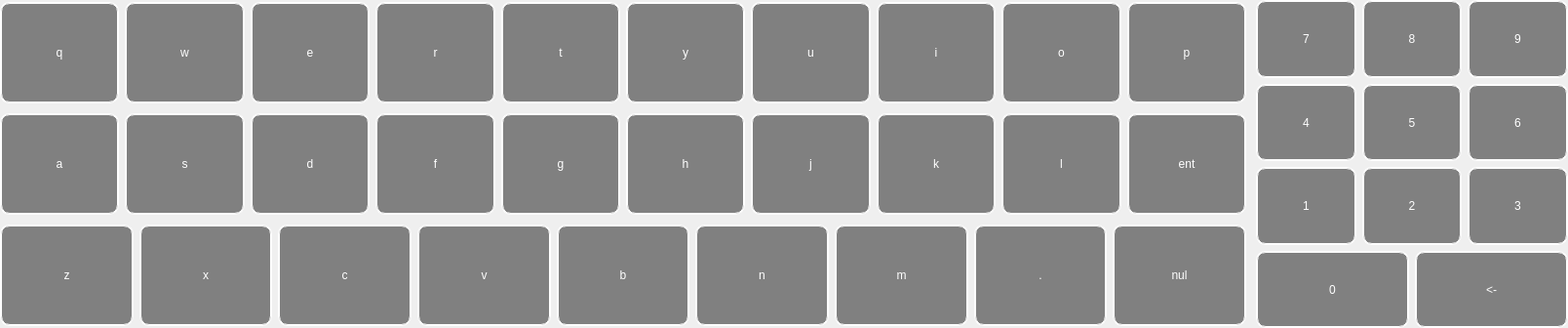
<?xml version="1.0" encoding="UTF-8"?>
<ui version="4.0">
 <class>RbVirtualKeyboard</class>
 <widget class="QWidget" name="RbVirtualKeyboard">
  <property name="geometry">
   <rect>
    <x>0</x>
    <y>0</y>
    <width>1608</width>
    <height>336</height>
   </rect>
  </property>
  <property name="windowTitle">
   <string>SimLaparo</string>
  </property>
  <property name="styleSheet">
   <string notr="true">QToolButton
{
border:2px groove white;
border-radius:10px;
background-color:gray;
color:white;
font-size:70px &quot;Adobe 黑体 Std R&quot;;
}

QToolButton:hover
,QToolButton:pressed
{
border-width:8px;
}

QLineEdit
{
font-size:25px;color:rgb(0,0,0);
border:2px solid rgb(155,200,33);
border-radius:10px;
}
</string>
  </property>
  <layout class="QHBoxLayout" name="horizontalLayout_5" stretch="4,1">
   <property name="spacing">
    <number>10</number>
   </property>
   <property name="leftMargin">
    <number>0</number>
   </property>
   <property name="topMargin">
    <number>0</number>
   </property>
   <property name="rightMargin">
    <number>0</number>
   </property>
   <property name="bottomMargin">
    <number>0</number>
   </property>
   <item>
    <widget class="QFrame" name="frame">
     <layout class="QGridLayout" name="gridLayout">
      <property name="leftMargin">
       <number>0</number>
      </property>
      <property name="topMargin">
       <number>0</number>
      </property>
      <property name="rightMargin">
       <number>0</number>
      </property>
      <property name="bottomMargin">
       <number>0</number>
      </property>
      <property name="horizontalSpacing">
       <number>6</number>
      </property>
      <item row="0" column="0">
       <layout class="QHBoxLayout" name="horizontalLayout_2">
        <item>
         <widget class="QFrame" name="frame_2">
          <layout class="QHBoxLayout" name="horizontalLayout_10">
           <property name="leftMargin">
            <number>0</number>
           </property>
           <property name="topMargin">
            <number>2</number>
           </property>
           <property name="rightMargin">
            <number>0</number>
           </property>
           <property name="bottomMargin">
            <number>2</number>
           </property>
           <item>
            <widget class="QToolButton" name="toolButton_q">
             <property name="sizePolicy">
              <sizepolicy hsizetype="Expanding" vsizetype="Expanding">
               <horstretch>0</horstretch>
               <verstretch>0</verstretch>
              </sizepolicy>
             </property>
             <property name="minimumSize">
              <size>
               <width>0</width>
               <height>0</height>
              </size>
             </property>
             <property name="maximumSize">
              <size>
               <width>16777215</width>
               <height>16777215</height>
              </size>
             </property>
             <property name="text">
              <string>q</string>
             </property>
            </widget>
           </item>
           <item>
            <widget class="QToolButton" name="toolButton_w">
             <property name="sizePolicy">
              <sizepolicy hsizetype="Expanding" vsizetype="Expanding">
               <horstretch>0</horstretch>
               <verstretch>0</verstretch>
              </sizepolicy>
             </property>
             <property name="minimumSize">
              <size>
               <width>0</width>
               <height>0</height>
              </size>
             </property>
             <property name="maximumSize">
              <size>
               <width>16777215</width>
               <height>16777215</height>
              </size>
             </property>
             <property name="text">
              <string>w</string>
             </property>
            </widget>
           </item>
           <item>
            <widget class="QToolButton" name="toolButton_e">
             <property name="sizePolicy">
              <sizepolicy hsizetype="Expanding" vsizetype="Expanding">
               <horstretch>0</horstretch>
               <verstretch>0</verstretch>
              </sizepolicy>
             </property>
             <property name="minimumSize">
              <size>
               <width>0</width>
               <height>0</height>
              </size>
             </property>
             <property name="maximumSize">
              <size>
               <width>16777215</width>
               <height>16777215</height>
              </size>
             </property>
             <property name="text">
              <string>e</string>
             </property>
            </widget>
           </item>
           <item>
            <widget class="QToolButton" name="toolButton_r">
             <property name="sizePolicy">
              <sizepolicy hsizetype="Expanding" vsizetype="Expanding">
               <horstretch>0</horstretch>
               <verstretch>0</verstretch>
              </sizepolicy>
             </property>
             <property name="minimumSize">
              <size>
               <width>0</width>
               <height>0</height>
              </size>
             </property>
             <property name="maximumSize">
              <size>
               <width>16777215</width>
               <height>16777215</height>
              </size>
             </property>
             <property name="text">
              <string>r</string>
             </property>
            </widget>
           </item>
           <item>
            <widget class="QToolButton" name="toolButton_t">
             <property name="sizePolicy">
              <sizepolicy hsizetype="Expanding" vsizetype="Expanding">
               <horstretch>0</horstretch>
               <verstretch>0</verstretch>
              </sizepolicy>
             </property>
             <property name="maximumSize">
              <size>
               <width>16777215</width>
               <height>16777215</height>
              </size>
             </property>
             <property name="text">
              <string>t</string>
             </property>
            </widget>
           </item>
           <item>
            <widget class="QToolButton" name="toolButton_y">
             <property name="sizePolicy">
              <sizepolicy hsizetype="Expanding" vsizetype="Expanding">
               <horstretch>0</horstretch>
               <verstretch>0</verstretch>
              </sizepolicy>
             </property>
             <property name="minimumSize">
              <size>
               <width>0</width>
               <height>0</height>
              </size>
             </property>
             <property name="maximumSize">
              <size>
               <width>16777215</width>
               <height>16777215</height>
              </size>
             </property>
             <property name="text">
              <string>y</string>
             </property>
            </widget>
           </item>
           <item>
            <widget class="QToolButton" name="toolButton_u">
             <property name="sizePolicy">
              <sizepolicy hsizetype="Expanding" vsizetype="Expanding">
               <horstretch>0</horstretch>
               <verstretch>0</verstretch>
              </sizepolicy>
             </property>
             <property name="minimumSize">
              <size>
               <width>0</width>
               <height>0</height>
              </size>
             </property>
             <property name="maximumSize">
              <size>
               <width>16777215</width>
               <height>16777215</height>
              </size>
             </property>
             <property name="text">
              <string>u</string>
             </property>
            </widget>
           </item>
           <item>
            <widget class="QToolButton" name="toolButton_i">
             <property name="sizePolicy">
              <sizepolicy hsizetype="Expanding" vsizetype="Expanding">
               <horstretch>0</horstretch>
               <verstretch>0</verstretch>
              </sizepolicy>
             </property>
             <property name="minimumSize">
              <size>
               <width>0</width>
               <height>0</height>
              </size>
             </property>
             <property name="maximumSize">
              <size>
               <width>16777215</width>
               <height>16777215</height>
              </size>
             </property>
             <property name="text">
              <string>i</string>
             </property>
            </widget>
           </item>
           <item>
            <widget class="QToolButton" name="toolButton_o">
             <property name="sizePolicy">
              <sizepolicy hsizetype="Expanding" vsizetype="Expanding">
               <horstretch>0</horstretch>
               <verstretch>0</verstretch>
              </sizepolicy>
             </property>
             <property name="minimumSize">
              <size>
               <width>0</width>
               <height>0</height>
              </size>
             </property>
             <property name="maximumSize">
              <size>
               <width>16777215</width>
               <height>16777215</height>
              </size>
             </property>
             <property name="text">
              <string>o</string>
             </property>
            </widget>
           </item>
           <item>
            <widget class="QToolButton" name="toolButton_p">
             <property name="sizePolicy">
              <sizepolicy hsizetype="Expanding" vsizetype="Expanding">
               <horstretch>0</horstretch>
               <verstretch>0</verstretch>
              </sizepolicy>
             </property>
             <property name="minimumSize">
              <size>
               <width>0</width>
               <height>0</height>
              </size>
             </property>
             <property name="maximumSize">
              <size>
               <width>16777215</width>
               <height>16777215</height>
              </size>
             </property>
             <property name="text">
              <string>p</string>
             </property>
            </widget>
           </item>
          </layout>
         </widget>
        </item>
       </layout>
      </item>
      <item row="1" column="0">
       <layout class="QHBoxLayout" name="horizontalLayout_3">
        <item>
         <widget class="QFrame" name="frame_3">
          <layout class="QHBoxLayout" name="horizontalLayout_11">
           <property name="leftMargin">
            <number>0</number>
           </property>
           <property name="topMargin">
            <number>2</number>
           </property>
           <property name="rightMargin">
            <number>0</number>
           </property>
           <property name="bottomMargin">
            <number>2</number>
           </property>
           <item>
            <widget class="QToolButton" name="toolButton_a">
             <property name="sizePolicy">
              <sizepolicy hsizetype="Expanding" vsizetype="Expanding">
               <horstretch>0</horstretch>
               <verstretch>0</verstretch>
              </sizepolicy>
             </property>
             <property name="minimumSize">
              <size>
               <width>0</width>
               <height>0</height>
              </size>
             </property>
             <property name="maximumSize">
              <size>
               <width>16777215</width>
               <height>16777215</height>
              </size>
             </property>
             <property name="text">
              <string>a</string>
             </property>
            </widget>
           </item>
           <item>
            <widget class="QToolButton" name="toolButton_s">
             <property name="sizePolicy">
              <sizepolicy hsizetype="Expanding" vsizetype="Expanding">
               <horstretch>0</horstretch>
               <verstretch>0</verstretch>
              </sizepolicy>
             </property>
             <property name="minimumSize">
              <size>
               <width>0</width>
               <height>0</height>
              </size>
             </property>
             <property name="maximumSize">
              <size>
               <width>16777215</width>
               <height>16777215</height>
              </size>
             </property>
             <property name="text">
              <string>s</string>
             </property>
            </widget>
           </item>
           <item>
            <widget class="QToolButton" name="toolButton_d">
             <property name="sizePolicy">
              <sizepolicy hsizetype="Expanding" vsizetype="Expanding">
               <horstretch>0</horstretch>
               <verstretch>0</verstretch>
              </sizepolicy>
             </property>
             <property name="maximumSize">
              <size>
               <width>16777215</width>
               <height>16777215</height>
              </size>
             </property>
             <property name="text">
              <string>d</string>
             </property>
            </widget>
           </item>
           <item>
            <widget class="QToolButton" name="toolButton_f">
             <property name="sizePolicy">
              <sizepolicy hsizetype="Expanding" vsizetype="Expanding">
               <horstretch>0</horstretch>
               <verstretch>0</verstretch>
              </sizepolicy>
             </property>
             <property name="minimumSize">
              <size>
               <width>0</width>
               <height>0</height>
              </size>
             </property>
             <property name="maximumSize">
              <size>
               <width>16777215</width>
               <height>16777215</height>
              </size>
             </property>
             <property name="text">
              <string>f</string>
             </property>
            </widget>
           </item>
           <item>
            <widget class="QToolButton" name="toolButton_g">
             <property name="sizePolicy">
              <sizepolicy hsizetype="Expanding" vsizetype="Expanding">
               <horstretch>0</horstretch>
               <verstretch>0</verstretch>
              </sizepolicy>
             </property>
             <property name="minimumSize">
              <size>
               <width>0</width>
               <height>0</height>
              </size>
             </property>
             <property name="maximumSize">
              <size>
               <width>16777215</width>
               <height>16777215</height>
              </size>
             </property>
             <property name="text">
              <string>g</string>
             </property>
            </widget>
           </item>
           <item>
            <widget class="QToolButton" name="toolButton_h">
             <property name="sizePolicy">
              <sizepolicy hsizetype="Expanding" vsizetype="Expanding">
               <horstretch>0</horstretch>
               <verstretch>0</verstretch>
              </sizepolicy>
             </property>
             <property name="minimumSize">
              <size>
               <width>0</width>
               <height>0</height>
              </size>
             </property>
             <property name="maximumSize">
              <size>
               <width>16777215</width>
               <height>16777215</height>
              </size>
             </property>
             <property name="text">
              <string>h</string>
             </property>
            </widget>
           </item>
           <item>
            <widget class="QToolButton" name="toolButton_j">
             <property name="sizePolicy">
              <sizepolicy hsizetype="Expanding" vsizetype="Expanding">
               <horstretch>0</horstretch>
               <verstretch>0</verstretch>
              </sizepolicy>
             </property>
             <property name="minimumSize">
              <size>
               <width>0</width>
               <height>0</height>
              </size>
             </property>
             <property name="maximumSize">
              <size>
               <width>16777215</width>
               <height>16777215</height>
              </size>
             </property>
             <property name="text">
              <string>j</string>
             </property>
            </widget>
           </item>
           <item>
            <widget class="QToolButton" name="toolButton_k">
             <property name="sizePolicy">
              <sizepolicy hsizetype="Expanding" vsizetype="Expanding">
               <horstretch>0</horstretch>
               <verstretch>0</verstretch>
              </sizepolicy>
             </property>
             <property name="minimumSize">
              <size>
               <width>0</width>
               <height>0</height>
              </size>
             </property>
             <property name="maximumSize">
              <size>
               <width>16777215</width>
               <height>16777215</height>
              </size>
             </property>
             <property name="text">
              <string>k</string>
             </property>
            </widget>
           </item>
           <item>
            <widget class="QToolButton" name="toolButton_l">
             <property name="sizePolicy">
              <sizepolicy hsizetype="Expanding" vsizetype="Expanding">
               <horstretch>0</horstretch>
               <verstretch>0</verstretch>
              </sizepolicy>
             </property>
             <property name="minimumSize">
              <size>
               <width>0</width>
               <height>0</height>
              </size>
             </property>
             <property name="maximumSize">
              <size>
               <width>16777215</width>
               <height>16777215</height>
              </size>
             </property>
             <property name="text">
              <string>l</string>
             </property>
            </widget>
           </item>
           <item>
            <widget class="QToolButton" name="toolButton_enter">
             <property name="sizePolicy">
              <sizepolicy hsizetype="Expanding" vsizetype="Expanding">
               <horstretch>0</horstretch>
               <verstretch>0</verstretch>
              </sizepolicy>
             </property>
             <property name="minimumSize">
              <size>
               <width>0</width>
               <height>0</height>
              </size>
             </property>
             <property name="maximumSize">
              <size>
               <width>16777215</width>
               <height>16777215</height>
              </size>
             </property>
             <property name="text">
              <string>ent</string>
             </property>
            </widget>
           </item>
          </layout>
         </widget>
        </item>
       </layout>
      </item>
      <item row="2" column="0">
       <layout class="QHBoxLayout" name="horizontalLayout_4">
        <item>
         <widget class="QFrame" name="frame_4">
          <layout class="QHBoxLayout" name="horizontalLayout_12">
           <property name="spacing">
            <number>6</number>
           </property>
           <property name="leftMargin">
            <number>0</number>
           </property>
           <property name="topMargin">
            <number>2</number>
           </property>
           <property name="rightMargin">
            <number>0</number>
           </property>
           <property name="bottomMargin">
            <number>2</number>
           </property>
           <item>
            <widget class="QToolButton" name="toolButton_z">
             <property name="sizePolicy">
              <sizepolicy hsizetype="Expanding" vsizetype="Expanding">
               <horstretch>0</horstretch>
               <verstretch>0</verstretch>
              </sizepolicy>
             </property>
             <property name="minimumSize">
              <size>
               <width>0</width>
               <height>0</height>
              </size>
             </property>
             <property name="maximumSize">
              <size>
               <width>16777215</width>
               <height>16777215</height>
              </size>
             </property>
             <property name="text">
              <string>z</string>
             </property>
            </widget>
           </item>
           <item>
            <widget class="QToolButton" name="toolButton_x">
             <property name="sizePolicy">
              <sizepolicy hsizetype="Expanding" vsizetype="Expanding">
               <horstretch>0</horstretch>
               <verstretch>0</verstretch>
              </sizepolicy>
             </property>
             <property name="minimumSize">
              <size>
               <width>0</width>
               <height>0</height>
              </size>
             </property>
             <property name="maximumSize">
              <size>
               <width>16777215</width>
               <height>16777215</height>
              </size>
             </property>
             <property name="text">
              <string>x</string>
             </property>
            </widget>
           </item>
           <item>
            <widget class="QToolButton" name="toolButton_c">
             <property name="sizePolicy">
              <sizepolicy hsizetype="Expanding" vsizetype="Expanding">
               <horstretch>0</horstretch>
               <verstretch>0</verstretch>
              </sizepolicy>
             </property>
             <property name="minimumSize">
              <size>
               <width>0</width>
               <height>0</height>
              </size>
             </property>
             <property name="maximumSize">
              <size>
               <width>16777215</width>
               <height>16777215</height>
              </size>
             </property>
             <property name="text">
              <string>c</string>
             </property>
            </widget>
           </item>
           <item>
            <widget class="QToolButton" name="toolButton_v">
             <property name="sizePolicy">
              <sizepolicy hsizetype="Expanding" vsizetype="Expanding">
               <horstretch>0</horstretch>
               <verstretch>0</verstretch>
              </sizepolicy>
             </property>
             <property name="minimumSize">
              <size>
               <width>0</width>
               <height>0</height>
              </size>
             </property>
             <property name="maximumSize">
              <size>
               <width>16777215</width>
               <height>16777215</height>
              </size>
             </property>
             <property name="text">
              <string>v</string>
             </property>
            </widget>
           </item>
           <item>
            <widget class="QToolButton" name="toolButton_b">
             <property name="sizePolicy">
              <sizepolicy hsizetype="Expanding" vsizetype="Expanding">
               <horstretch>0</horstretch>
               <verstretch>0</verstretch>
              </sizepolicy>
             </property>
             <property name="minimumSize">
              <size>
               <width>0</width>
               <height>0</height>
              </size>
             </property>
             <property name="maximumSize">
              <size>
               <width>16777215</width>
               <height>16777215</height>
              </size>
             </property>
             <property name="text">
              <string>b</string>
             </property>
            </widget>
           </item>
           <item>
            <widget class="QToolButton" name="toolButton_n">
             <property name="sizePolicy">
              <sizepolicy hsizetype="Expanding" vsizetype="Expanding">
               <horstretch>0</horstretch>
               <verstretch>0</verstretch>
              </sizepolicy>
             </property>
             <property name="minimumSize">
              <size>
               <width>0</width>
               <height>0</height>
              </size>
             </property>
             <property name="maximumSize">
              <size>
               <width>16777215</width>
               <height>16777215</height>
              </size>
             </property>
             <property name="text">
              <string>n</string>
             </property>
            </widget>
           </item>
           <item>
            <widget class="QToolButton" name="toolButton_m">
             <property name="sizePolicy">
              <sizepolicy hsizetype="Expanding" vsizetype="Expanding">
               <horstretch>0</horstretch>
               <verstretch>0</verstretch>
              </sizepolicy>
             </property>
             <property name="minimumSize">
              <size>
               <width>0</width>
               <height>0</height>
              </size>
             </property>
             <property name="maximumSize">
              <size>
               <width>16777215</width>
               <height>16777215</height>
              </size>
             </property>
             <property name="text">
              <string>m</string>
             </property>
            </widget>
           </item>
           <item>
            <widget class="QToolButton" name="toolButton_dot">
             <property name="sizePolicy">
              <sizepolicy hsizetype="Expanding" vsizetype="Expanding">
               <horstretch>0</horstretch>
               <verstretch>0</verstretch>
              </sizepolicy>
             </property>
             <property name="minimumSize">
              <size>
               <width>0</width>
               <height>0</height>
              </size>
             </property>
             <property name="maximumSize">
              <size>
               <width>16777215</width>
               <height>16777215</height>
              </size>
             </property>
             <property name="text">
              <string>.</string>
             </property>
            </widget>
           </item>
           <item>
            <widget class="QToolButton" name="toolButton_clear">
             <property name="sizePolicy">
              <sizepolicy hsizetype="Expanding" vsizetype="Expanding">
               <horstretch>0</horstretch>
               <verstretch>0</verstretch>
              </sizepolicy>
             </property>
             <property name="minimumSize">
              <size>
               <width>0</width>
               <height>0</height>
              </size>
             </property>
             <property name="maximumSize">
              <size>
               <width>16777215</width>
               <height>16777215</height>
              </size>
             </property>
             <property name="text">
              <string>nul</string>
             </property>
            </widget>
           </item>
          </layout>
         </widget>
        </item>
       </layout>
      </item>
     </layout>
    </widget>
   </item>
   <item>
    <widget class="QFrame" name="frame_5">
     <layout class="QGridLayout" name="gridLayout_2">
      <property name="leftMargin">
       <number>0</number>
      </property>
      <property name="topMargin">
       <number>0</number>
      </property>
      <property name="rightMargin">
       <number>0</number>
      </property>
      <property name="bottomMargin">
       <number>0</number>
      </property>
      <item row="0" column="0">
       <layout class="QVBoxLayout" name="verticalLayout">
        <item>
         <layout class="QHBoxLayout" name="horizontalLayout">
          <item>
           <widget class="QToolButton" name="toolButton_7">
            <property name="sizePolicy">
             <sizepolicy hsizetype="Expanding" vsizetype="Expanding">
              <horstretch>0</horstretch>
              <verstretch>0</verstretch>
             </sizepolicy>
            </property>
            <property name="minimumSize">
             <size>
              <width>0</width>
              <height>0</height>
             </size>
            </property>
            <property name="maximumSize">
             <size>
              <width>16777215</width>
              <height>16777215</height>
             </size>
            </property>
            <property name="text">
             <string>7</string>
            </property>
           </widget>
          </item>
          <item>
           <widget class="QToolButton" name="toolButton_8">
            <property name="sizePolicy">
             <sizepolicy hsizetype="Expanding" vsizetype="Expanding">
              <horstretch>0</horstretch>
              <verstretch>0</verstretch>
             </sizepolicy>
            </property>
            <property name="minimumSize">
             <size>
              <width>0</width>
              <height>0</height>
             </size>
            </property>
            <property name="maximumSize">
             <size>
              <width>16777215</width>
              <height>16777215</height>
             </size>
            </property>
            <property name="text">
             <string>8</string>
            </property>
           </widget>
          </item>
          <item>
           <widget class="QToolButton" name="toolButton_9">
            <property name="sizePolicy">
             <sizepolicy hsizetype="Expanding" vsizetype="Expanding">
              <horstretch>0</horstretch>
              <verstretch>0</verstretch>
             </sizepolicy>
            </property>
            <property name="minimumSize">
             <size>
              <width>0</width>
              <height>0</height>
             </size>
            </property>
            <property name="maximumSize">
             <size>
              <width>16777215</width>
              <height>16777215</height>
             </size>
            </property>
            <property name="text">
             <string>9</string>
            </property>
           </widget>
          </item>
         </layout>
        </item>
        <item>
         <layout class="QHBoxLayout" name="horizontalLayout_6">
          <item>
           <widget class="QToolButton" name="toolButton_4">
            <property name="sizePolicy">
             <sizepolicy hsizetype="Expanding" vsizetype="Expanding">
              <horstretch>0</horstretch>
              <verstretch>0</verstretch>
             </sizepolicy>
            </property>
            <property name="minimumSize">
             <size>
              <width>0</width>
              <height>0</height>
             </size>
            </property>
            <property name="maximumSize">
             <size>
              <width>16777215</width>
              <height>16777215</height>
             </size>
            </property>
            <property name="text">
             <string>4</string>
            </property>
           </widget>
          </item>
          <item>
           <widget class="QToolButton" name="toolButton_5">
            <property name="sizePolicy">
             <sizepolicy hsizetype="Expanding" vsizetype="Expanding">
              <horstretch>0</horstretch>
              <verstretch>0</verstretch>
             </sizepolicy>
            </property>
            <property name="minimumSize">
             <size>
              <width>0</width>
              <height>0</height>
             </size>
            </property>
            <property name="maximumSize">
             <size>
              <width>16777215</width>
              <height>16777215</height>
             </size>
            </property>
            <property name="text">
             <string>5</string>
            </property>
           </widget>
          </item>
          <item>
           <widget class="QToolButton" name="toolButton_6">
            <property name="sizePolicy">
             <sizepolicy hsizetype="Expanding" vsizetype="Expanding">
              <horstretch>0</horstretch>
              <verstretch>0</verstretch>
             </sizepolicy>
            </property>
            <property name="minimumSize">
             <size>
              <width>0</width>
              <height>0</height>
             </size>
            </property>
            <property name="maximumSize">
             <size>
              <width>16777215</width>
              <height>16777215</height>
             </size>
            </property>
            <property name="text">
             <string>6</string>
            </property>
           </widget>
          </item>
         </layout>
        </item>
        <item>
         <layout class="QHBoxLayout" name="horizontalLayout_7">
          <item>
           <widget class="QToolButton" name="toolButton_1">
            <property name="sizePolicy">
             <sizepolicy hsizetype="Expanding" vsizetype="Expanding">
              <horstretch>0</horstretch>
              <verstretch>0</verstretch>
             </sizepolicy>
            </property>
            <property name="minimumSize">
             <size>
              <width>0</width>
              <height>0</height>
             </size>
            </property>
            <property name="maximumSize">
             <size>
              <width>16777215</width>
              <height>16777215</height>
             </size>
            </property>
            <property name="text">
             <string>1</string>
            </property>
           </widget>
          </item>
          <item>
           <widget class="QToolButton" name="toolButton_2">
            <property name="sizePolicy">
             <sizepolicy hsizetype="Expanding" vsizetype="Expanding">
              <horstretch>0</horstretch>
              <verstretch>0</verstretch>
             </sizepolicy>
            </property>
            <property name="minimumSize">
             <size>
              <width>0</width>
              <height>0</height>
             </size>
            </property>
            <property name="maximumSize">
             <size>
              <width>16777215</width>
              <height>16777215</height>
             </size>
            </property>
            <property name="text">
             <string>2</string>
            </property>
           </widget>
          </item>
          <item>
           <widget class="QToolButton" name="toolButton_3">
            <property name="sizePolicy">
             <sizepolicy hsizetype="Expanding" vsizetype="Expanding">
              <horstretch>0</horstretch>
              <verstretch>0</verstretch>
             </sizepolicy>
            </property>
            <property name="minimumSize">
             <size>
              <width>0</width>
              <height>0</height>
             </size>
            </property>
            <property name="maximumSize">
             <size>
              <width>16777215</width>
              <height>16777215</height>
             </size>
            </property>
            <property name="text">
             <string>3</string>
            </property>
           </widget>
          </item>
         </layout>
        </item>
        <item>
         <layout class="QHBoxLayout" name="horizontalLayout_9">
          <item>
           <widget class="QToolButton" name="toolButton_0">
            <property name="sizePolicy">
             <sizepolicy hsizetype="Expanding" vsizetype="Expanding">
              <horstretch>0</horstretch>
              <verstretch>0</verstretch>
             </sizepolicy>
            </property>
            <property name="minimumSize">
             <size>
              <width>0</width>
              <height>0</height>
             </size>
            </property>
            <property name="maximumSize">
             <size>
              <width>16777215</width>
              <height>16777215</height>
             </size>
            </property>
            <property name="text">
             <string>0</string>
            </property>
           </widget>
          </item>
          <item>
           <widget class="QToolButton" name="toolButton_backspace">
            <property name="sizePolicy">
             <sizepolicy hsizetype="Expanding" vsizetype="Expanding">
              <horstretch>0</horstretch>
              <verstretch>0</verstretch>
             </sizepolicy>
            </property>
            <property name="text">
             <string>&lt;-</string>
            </property>
           </widget>
          </item>
         </layout>
        </item>
       </layout>
      </item>
     </layout>
    </widget>
   </item>
  </layout>
 </widget>
 <layoutdefault spacing="6" margin="11"/>
 <resources/>
 <connections/>
</ui>
